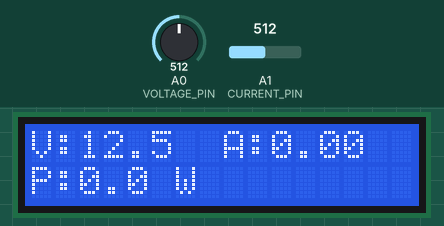
The sketch below on a simulated Arduino Uno, built with avr-gcc and run on an emulated ATmega328P. Parts: 16×2 character LCD. Inputs (shaded band) come from the test bench; at power-on: A0 (VOLTAGE_PIN) = 512, A1 (CURRENT_PIN) = 512. What the sketch prints to the serial monitor is not drawn.

Above: at 1.8 s.
1.9 s: A0 (VOLTAGE_PIN) set to 716
At 4.5 s:
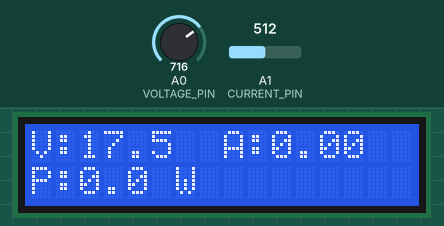
4.9 s: A1 (CURRENT_PIN) set to 716
At 7.7 s:
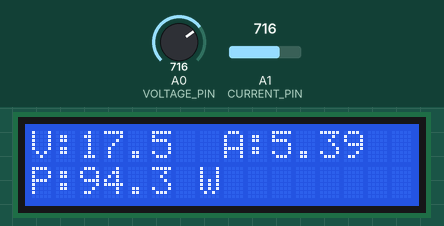
7.9 s: A0 (VOLTAGE_PIN) set to 900
At 10.7 s:
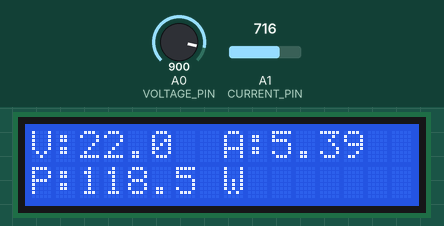
10.9 s: A1 (CURRENT_PIN) set to 900
At 13.6 s:
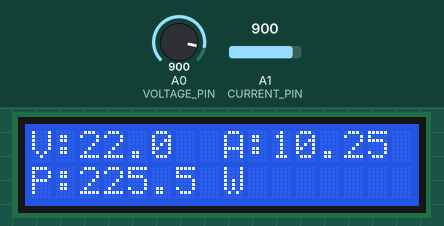
13.9 s: A0 (VOLTAGE_PIN) set to 1023
At 16.7 s:
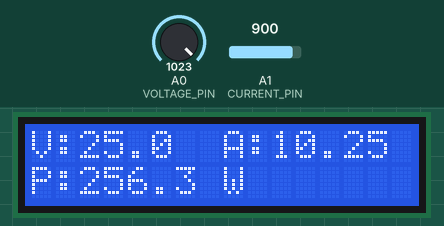
16.9 s: A1 (CURRENT_PIN) set to 1023
At 20.2 s:
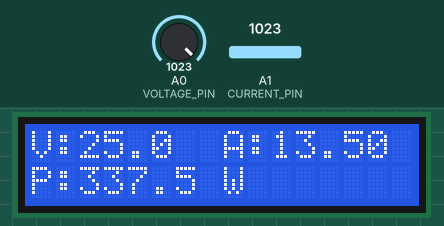
Timing chart, 0 to 20.9 s (numbered marks = the images above; inputs shaded):
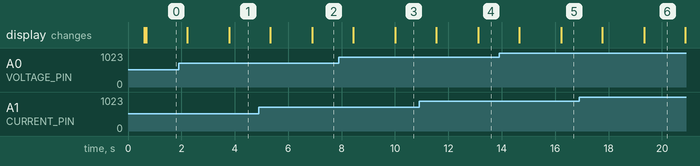

The sketch:

energy-meter-display.ino
```cpp
/*
  Energy Meter Display — V, A, W and kWh (DC)
  ---------------------------------------------
  Combines the voltmeter and ammeter projects: a voltage
  divider measures the supply voltage, an ACS712 measures
  the load current, and the Arduino calculates power and
  accumulates energy over time with millis() integration.
  Voltage, current, power and kWh are shown on a 16x2 I2C
  LCD (alternating screens) and on the Serial Monitor.

  Wiring:
    Voltage input+ : 30k - A0 - 7.5k - GND
    ACS712 OUT     : A1, VCC 5V, GND GND
    Load current   : supply+ - ACS712 IP+ / IP- - load
    LCD I2C        : SDA A4, SCL A5 (Uno)
  Range: low-voltage DC only (0-25 V). Never connect to
  AC mains — this build is not isolated.
*/

#include <Wire.h>
#include <LiquidCrystal_I2C.h>

// ---- Pin definitions ----
const int VOLTAGE_PIN = A0;  // Voltage divider output
const int CURRENT_PIN = A1;  // ACS712 analogue output

// ---- Calibration ----
const float DIVIDER_RATIO        = 5.0;  // (30k + 7.5k) / 7.5k
const float SENSITIVITY_MV_PER_A = 185.0; // ACS712 5 A version
const float ADC_REF              = 5.0;  // Arduino ADC reference (V)
const int   SAMPLES              = 10;   // Readings to average

LiquidCrystal_I2C lcd(0x27, 16, 2);  // Change 0x27 to 0x3F if needed

float zeroVoltage  = 2.5;   // ACS712 zero, calibrated at startup
float energyKwh    = 0.0;   // Accumulated energy
unsigned long lastMillis = 0;

float readPinVoltage(int pin) {
  long total = 0;
  for (int i = 0; i < SAMPLES; i++) {
    total += analogRead(pin);
    delay(2);
  }
  float average = total / (float)SAMPLES;
  return average * ADC_REF / 1023.0;
}

float readVoltage() {
  return readPinVoltage(VOLTAGE_PIN) * DIVIDER_RATIO;
}

float readCurrent() {
  float voltage = readPinVoltage(CURRENT_PIN);
  float current = (voltage - zeroVoltage) /
                  (SENSITIVITY_MV_PER_A / 1000.0);
  if (abs(current) < 0.05) current = 0.0;
  return current;
}

void setup() {
  Serial.begin(9600);
  lcd.init();
  lcd.backlight();
  lcd.print("Energy Meter");
  lcd.setCursor(0, 1);
  lcd.print("Calibrating zero");
  delay(500);

  // Zero calibration: keep the load OFF for this.
  zeroVoltage = readPinVoltage(CURRENT_PIN);
  lastMillis = millis();

  lcd.clear();
  Serial.println("Energy Meter ready.");
}

void loop() {
  float voltage = readVoltage();
  float current = readCurrent();
  float power   = voltage * current;  // Watts

  // Energy integration: E (kWh) += P (kW) x time (hours).
  unsigned long now = millis();
  float hours = (now - lastMillis) / 3600000.0;
  energyKwh += (power / 1000.0) * hours;
  lastMillis = now;

  // LCD screen 1: voltage and current.
  lcd.setCursor(0, 0);
  lcd.print("V:");
  lcd.print(voltage, 1);
  lcd.print("  A:");
  lcd.print(current, 2);
  lcd.print("   ");
  // LCD screen 1, line 2: power.
  lcd.setCursor(0, 1);
  lcd.print("P:");
  lcd.print(power, 1);
  lcd.print(" W       ");
  delay(1500);

  // LCD screen 2: accumulated energy.
  lcd.setCursor(0, 0);
  lcd.print("Energy:         ");
  lcd.setCursor(0, 1);
  lcd.print(energyKwh, 4);
  lcd.print(" kWh     ");

  // Serial output.
  Serial.print("V: ");  Serial.print(voltage, 2);
  Serial.print(" V  A: "); Serial.print(current, 2);
  Serial.print(" A  P: "); Serial.print(power, 1);
  Serial.print(" W  E: "); Serial.print(energyKwh, 4);
  Serial.println(" kWh");

  delay(1500);
}
```

Measured:
- after the input at 1.9 s, the display: first differs from a run without the input after 1.9 s (image 1)
- after the input at 4.9 s, the display: first differs from a run without the input after 2.0 s (image 2)
- after the input at 7.9 s, the display: first differs from a run without the input after 2.1 s (image 3)
- after the input at 10.9 s, the display: first differs from a run without the input after 2.2 s (image 4)
- after the input at 13.9 s, the display: first differs from a run without the input after 2.3 s (image 5)
